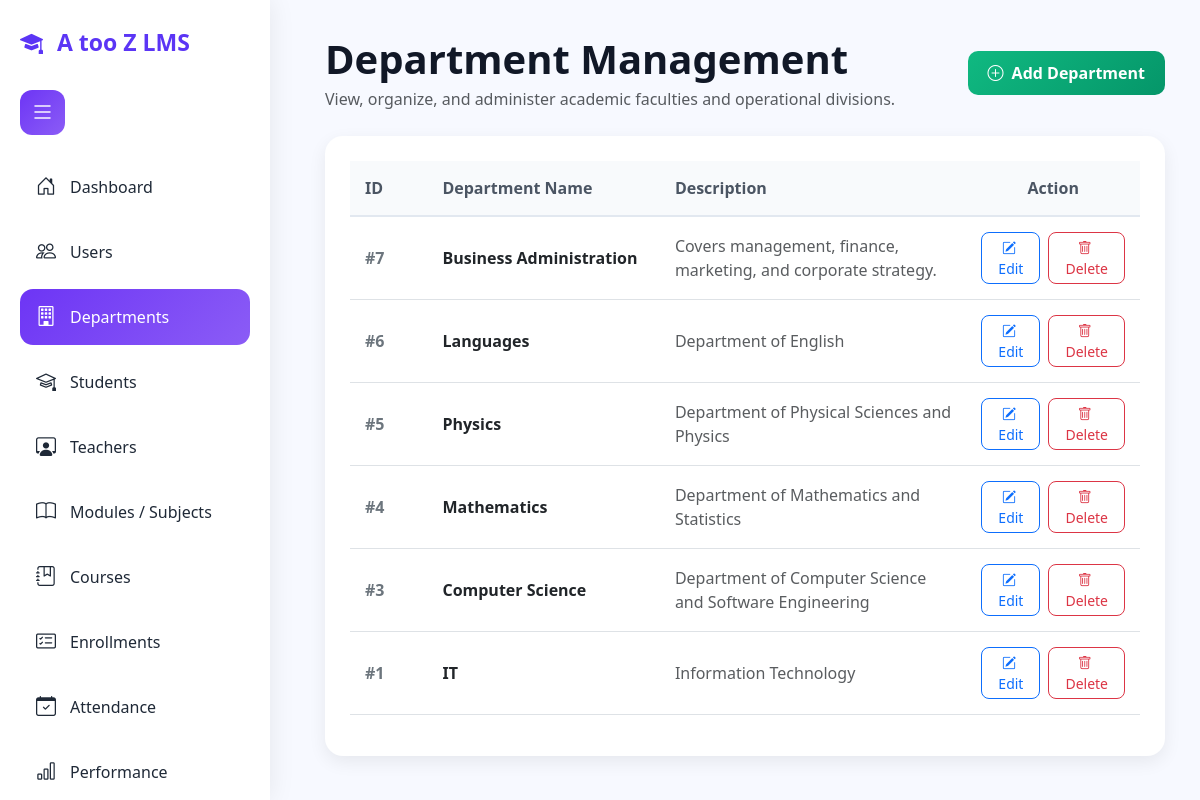
Page /admin/manage_departments.php (signed in) on the committed database.
### tables this page shows
CREATE TABLE `department` (
  `DepartmentID` int(11) NOT NULL,
  `DepartmentName` varchar(100) NOT NULL,
  `Description` text DEFAULT NULL,
  `CreatedDate` timestamp NOT NULL DEFAULT current_timestamp()
);

### admin/manage_departments.php (the view, shortened to what this page needs)
<?php
include("../config/db.php");
$result = $conn->query("SELECT * FROM Department ORDER BY DepartmentID DESC");
?>
<!DOCTYPE html>
<html lang="en">
<head>
<link href="https://cdn.jsdelivr.net/npm/bootstrap@5.3.0/dist/css/bootstrap.min.css" rel="stylesheet">
<link href="https://cdn.jsdelivr.net/npm/bootstrap-icons/font/bootstrap-icons.css" rel="stylesheet">
</head>
<body>
<div class="wrapper">
<aside class="sidebar" id="sidebar">
    <div class="logo">
        <i class="bi bi-mortarboard-fill"></i>
        <span>A too Z LMS</span>
    </div>
    <div class="left-title">
            <button id="menuToggle" class="toggle-btn">
                <i class="bi bi-list"></i>
            </button>
    </div>
    <br>
    <ul class="menu">
        <li><a href="dashboard.php"><i class="bi bi-house-door"></i><span>Dashboard</span></a></li>
        <li><a href="manage_users.php"><i class="bi bi-people"></i><span>Users</span></a></li>
        <li><a href="manage_departments.php" class="active"><i class="bi bi-building"></i><span>Departments</span></a></li>
        <li><a href="manage_students.php"><i class="bi bi-mortarboard"></i><span>Students</span></a></li>
        <li><a href="manage_teachers.php"><i class="bi bi-person-workspace"></i><span>Teachers</span></a></li>
        <li><a href="manage_subjects.php"><i class="bi bi-book"></i><span>Modules / Subjects</span></a></li>
        <li><a href="manage_courses.php"><i class="bi bi-journal-bookmark"></i><span>Courses</span></a></li>
        <li><a href="manage_enrollment.php"><i class="bi bi-card-checklist"></i><span>Enrollments</span></a></li>
        <li><a href="attendance_report.php"><i class="bi bi-calendar-check"></i><span>Attendance</span></a></li>
        <li><a href="performance_report.php"><i class="bi bi-bar-chart"></i><span>Performance</span></a></li>
    </ul>
</aside>
<main class="content" id="content">
    <div class="topbar">
        <div class="left-title">
            <div>
                <h1 class="fw-bold mb-1">Department Management</h1>
                <p class="text-muted mb-0">View, organize, and administer academic faculties and operational divisions.</p>
            </div>
        </div>
        <div>
            <a href="add_department.php" class="btn btn-gradient-success">
                <i class="bi bi-plus-circle me-2"></i>Add Department
            </a>
        </div>
    </div>
    <div class="section-box">
        <div class="table-responsive">
            <table class="table custom-table table-hover alignment-middle">
                <thead>
                    <tr>
                        <th style="width: 10%;">ID</th>
                        <th style="width: 30%;">Department Name</th>
                        <th style="width: 40%;">Description</th>
                        <th style="width: 20%;" class="text-center">Action</th>
                    </tr>
                </thead>
                <tbody>
                <?php if ($result && $result->num_rows > 0) { ?>
                    <?php while($row = $result->fetch_assoc()) { ?>
                    <tr>
                        <td class="fw-bold text-secondary">#<?= $row['DepartmentID'] ?></td>
                        <td><span class="fw-semibold text-dark"><?= htmlspecialchars($row['DepartmentName']) ?></span></td>
                        <td class="text-muted"><?= htmlspecialchars($row['Description'] ?? 'No description provided.') ?></td>
                        <td class="text-center">
                            <div class="d-flex justify-content-center gap-2">
                                <a href="edit_department.php?id=<?= $row['DepartmentID'] ?>" class="btn btn-outline-primary btn-sm rounded-3 px-3">
                                    <i class="bi bi-pencil-square me-1"></i> Edit
                                </a>
                                <button onclick="confirmDelete(<?= $row['DepartmentID'] ?>)" class="btn btn-outline-danger btn-sm rounded-3 px-3">
                                    <i class="bi bi-trash me-1"></i> Delete
                                </button>
                            </div>
                        </td>
                    </tr>
                    <?php } ?>
                <?php } else { ?>
                    <tr>
                        <td colspan="4" class="text-center py-4 text-muted">No academic departments discovered in database inventory.</td>
                    </tr>
                <?php } ?>
                </tbody>
            </table>
        </div>
    </div>
</main>
</div>
</body>
</html>

### admin/manage_departments.php (style rules this page uses)
body { margin:0; font-family:'Segoe UI', sans-serif; background:#f7f9ff; color:#111827; }
.wrapper { display:flex; }
.sidebar { width:270px; height:100vh; background:#fff; padding:25px 20px; position:fixed; left:0; top:0; box-shadow:0 0 25px rgba(0,0,0,0.08); overflow-y:auto; overflow-x:hidden; transition:all .3s ease; z-index:1000; }
.logo { font-size:23px; font-weight:700; color:#5b35f5; margin-bottom:30px; white-space:nowrap; }
.logo i { margin-right:8px; }
.menu { list-style:none; padding:0; margin:0; }
.menu li { margin-bottom:9px; }
.menu a { text-decoration:none; display:flex; align-items:center; gap:13px; color:#1f2937; padding:13px 15px; border-radius:13px; font-weight:500; white-space:nowrap; }
.menu a i { font-size:20px; min-width:22px; text-align:center; }
.menu a:hover, .menu a.active { background:linear-gradient(135deg,#6d35f5,#8b5cf6); color:white; }
.content { margin-left:290px; padding:35px; width:calc(100% - 290px); transition:all .3s ease; }
.topbar { display:flex; justify-content:space-between; align-items:center; margin-bottom:25px; gap:20px; }
.left-title { display:flex; align-items:center; gap:15px; }
.toggle-btn { border:none; background:linear-gradient(135deg,#6d35f5,#8b5cf6); color:white; width:45px; height:45px; border-radius:12px; font-size:24px; cursor:pointer; }
.section-box { background:white; border-radius:18px; padding:25px; margin-top:25px; box-shadow:0 6px 18px rgba(0,0,0,0.07); }
.btn-gradient-success { background: linear-gradient(135deg, #10b981, #059669); color: white; font-weight: 600; border: none; border-radius: 10px; padding: 10px 20px; }
.custom-table th { background-color: #f8fafc; color: #4b5563; font-weight: 600; border-bottom: 2px solid #e2e8f0; padding: 15px; }
.custom-table td { padding: 15px; vertical-align: middle; }

### rows in the picture
department: DepartmentID "7", DepartmentName "Business Administration", Description "Covers management, finance, marketing, and corporate strategy."
department: DepartmentID "6", DepartmentName "Languages", Description "Department of English"
department: DepartmentID "5", DepartmentName "Physics", Description "Department of Physical Sciences and Physics"
department: DepartmentID "4", DepartmentName "Mathematics", Description "Department of Mathematics and Statistics"
department: DepartmentID "3", DepartmentName "Computer Science", Description "Department of Computer Science and Software Engineering"
department: DepartmentID "1", DepartmentName "IT", Description "Information Technology"
